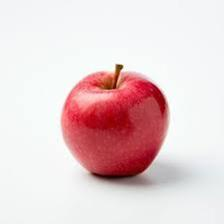
#> input picture Minggu XI/Tugas AnalisisBentuk/dataset/apple/apple_1.jpg, 224 x 224 px; its folder holds only this picture in this run
$ python 'Analisis Bentuk.py'
#> lines starting #> are read from the running program, lines starting #| are printed output that depends on the picture; after the words box and inside, x2 and y2 are one past the last pixel; in counts of white or black regions, pixels touching at a corner belong together
import os
import cv2
import numpy as np
import matplotlib.pyplot as plt
from sklearn.preprocessing import StandardScaler
from sklearn.model_selection import train_test_split
from sklearn.neighbors import KNeighborsClassifier
from sklearn.metrics import accuracy_score, classification_report, confusion_matrix

# --- 1. FUNGSI EKSTRAKSI ---

def get_chain_code(contour, directions=8):
    """Implementasi Chain Codes 4/8-directional & Normalisasi First Difference"""
    lookup8 = {(1, 0): 0, (1, -1): 1, (0, -1): 2, (-1, -1): 3,
               (-1, 0): 4, (-1, 1): 5, (0, 1): 6, (1, 1): 7}
    lookup4 = {(1, 0): 0, (0, -1): 1, (-1, 0): 2, (0, 1): 3}

    lookup = lookup8 if directions == 8 else lookup4
    chain_code = []

    for i in range(len(contour) - 1):
        delta = tuple(contour[i+1][0] - contour[i][0])
        if delta in lookup:
            chain_code.append(lookup[delta])

    if not chain_code: return [0]
    # Normalisasi (First Difference) untuk Rotational Invariance
    first_diff = [(chain_code[i] - chain_code[i-1]) % directions for i in range(len(chain_code))]
    return first_diff

def extract_fourier_descriptors(contour, num_descriptors=20):
    contour_complex = contour[:, 0, 0] + 1j * contour[:, 0, 1]
    fft_res = np.fft.fft(contour_complex)
    magnitudes = np.abs(fft_res)
    if len(magnitudes) > 1 and magnitudes[1] != 0:
        normalized_fd = magnitudes / magnitudes[1]
    else:
        normalized_fd = magnitudes
    return normalized_fd[1:num_descriptors+1], fft_res

def reconstruct_fourier(fft_res, num_descriptors):
    fft_copy = np.zeros_like(fft_res)
    fft_copy[:num_descriptors] = fft_res[:num_descriptors]
    fft_copy[-num_descriptors:] = fft_res[-num_descriptors:]
    reconstructed_complex = np.fft.ifft(fft_copy)
    reconstructed_contour = np.zeros((len(reconstructed_complex), 1, 2), dtype=np.int32)
    reconstructed_contour[:, 0, 0] = reconstructed_complex.real
    reconstructed_contour[:, 0, 1] = reconstructed_complex.imag
    return reconstructed_contour

# --- 2. MAIN ---

DATASET_DIR = "dataset"
CATEGORIES = ["apple", "banana", "orange"]
data_features = []
data_labels = []
viz_storage = {cat: [] for cat in CATEGORIES}

print("Sedang mengekstraksi fitur dan menyiapkan visualisasi...")

for label_idx, category in enumerate(CATEGORIES):
    folder_path = os.path.join(DATASET_DIR, category)
    if not os.path.exists(folder_path): continue

    files = sorted([f for f in os.listdir(folder_path) if f.endswith(('.jpg', '.png'))])

    for i, filename in enumerate(files):
        img = cv2.imread(os.path.join(folder_path, filename))
#> img is the input picture: shape (224, 224, 3); mean B, G, R 211.2, 209.6, 231.3
        if img is None: continue

        # Preprocessing
        gray = cv2.cvtColor(img, cv2.COLOR_BGR2GRAY)
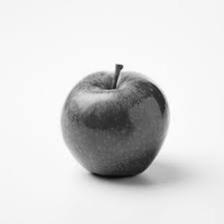
#> gray: shape (224, 224); min 10, max 255, mean 216.3
        _, thresh = cv2.threshold(gray, 0, 255, cv2.THRESH_BINARY_INV + cv2.THRESH_OTSU)
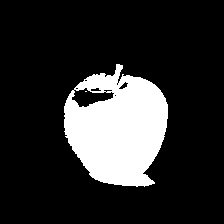
#> thresh: shape (224, 224); 17.6% white; 2 white regions (1 under 20 px)
        contours, _ = cv2.findContours(thresh, cv2.RETR_EXTERNAL, cv2.CHAIN_APPROX_NONE)
#> contours = 1 contour; box (x1, y1, x2, y2) and area: (64, 64, 168, 187) 9133
        if not contours: continue
        c = max(contours, key=cv2.contourArea)
#> c = contour of 384 points, box (x1, y1, x2, y2) (64, 64, 168, 187), area 9133

        # Fitur-fitur
        area = cv2.contourArea(c)
#> area = 9133
        solidity = area / cv2.contourArea(cv2.convexHull(c))
#> solidity = 0.935
        w, h = cv2.boundingRect(c)[2:]
#> w = 104; h = 123
        aspect_ratio = w/h
#> aspect_ratio = 0.846
        extent = area/(w*h)
#> extent = 0.714

        M = cv2.moments(c)
#> M = moments, m00 9133, centre m10/m00, m01/m00 = (116.1, 126.5)
        hu = cv2.HuMoments(M).flatten()
#> hu = [0.163, 0.000403, 0.00016, 1.29e-06, 7.82e-12, 2.08e-08, 1.68e-11]
        hu_log = -np.sign(hu) * np.log10(np.abs(hu) + 1e-10)
#> hu_log = [0.787, 3.39, 3.8, 5.89, 9.97, 7.68, 9.93]

        fd, fft_res = extract_fourier_descriptors(c, 20)
#> in extract_fourier_descriptors, `magnitudes = np.abs(fft_res)`: magnitudes = 384 values, max 65346.8 at index 0, min 0.209 at index 298, mean 267.6
#> in extract_fourier_descriptors, `normalized_fd = magnitudes / magnitudes[1]`: normalized_fd = 384 values, max 29.03 at index 0, min 9.29e-05 at index 298, mean 0.119
#> fd = 20 values, max 1 at index 0, min 0.0103 at index 14, mean 0.152

        # Simpan Fitur untuk k-NN
        data_features.append([solidity, aspect_ratio, extent, hu_log[0], fd[0], fd[1]])
        data_labels.append(label_idx)

        print(f"{category.upper()} | {filename} | Area: {int(area)} | Sol: {solidity:.3f} | AR: {aspect_ratio:.2f} | Hu1: {hu_log[0]:.4f}")
#| APPLE | apple_1.jpg | Area: 9133 | Sol: 0.935 | AR: 0.85 | Hu1: 0.7867

        # Simpan data untuk Visualisasi Grid
        img_rgb = cv2.cvtColor(img, cv2.COLOR_BGR2RGB)
        cv2.drawContours(img_rgb, [c], -1, (255, 0, 0), 2)
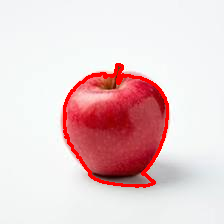
#> img_rgb: shape (224, 224, 3); mean R, G, B 232.8, 205.7, 207.4
        viz_storage[category].append((img_rgb, area, solidity, fft_res, c))
#> pass 2 of the loop `for label_idx, category in enumerate(CATEGORIES):`:
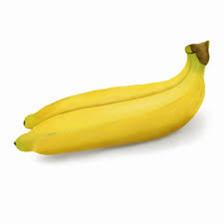
#> input picture Minggu XI/Tugas AnalisisBentuk/dataset/banana/banana_1.jpg, 224 x 224 px
#> img is the input picture: shape (224, 224, 3); mean B, G, R 209.1, 238.4, 244.4
#> `_, thresh = cv2.threshold(gray, 0, 255, cv2.THRESH_BINARY_INV + cv2.TH..`:
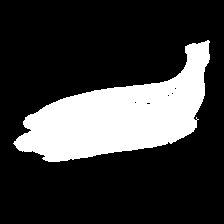
#> thresh: shape (224, 224); 23% white; 1 white region
#> contours = 1 contour; box (x1, y1, x2, y2) and area: (13, 40, 210, 162) 11267
#> c = contour of 530 points, box (x1, y1, x2, y2) (13, 40, 210, 162), area 11267
#> area = 11267
#> solidity = 0.831
#> w = 197; h = 122
#> aspect_ratio = 1.61
#> extent = 0.469
#> M = moments, m00 11267, centre m10/m00, m01/m00 = (119.5, 115.7)
#> hu = [0.288, 0.0498, 0.00194, 0.00024, -6.49e-09, -3.57e-05, 1.64e-07]
#> hu_log = [0.541, 1.3, 2.71, 3.62, -8.18, -4.45, 6.78]
#> fd = 20 values, max 1 at index 0, min 0.00463 at index 15, mean 0.0854
#| BANANA | banana_1.jpg | Area: 11267 | Sol: 0.831 | AR: 1.61 | Hu1: 0.5406
#> `cv2.drawContours(img_rgb, [c], -1, (255, 0, 0), 2)`:
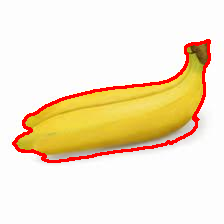
#> img_rgb: shape (224, 224, 3); mean R, G, B 245.7, 230.5, 203.5

# --- 3. VISUALISASI ---

for category in CATEGORIES:
    samples = viz_storage[category]
    fig, axs = plt.subplots(3, 3, figsize=(12, 12))
    fig.suptitle(f"GRID DATASET: {category.upper()}", fontsize=16, fontweight='bold')
    axs = axs.flatten()
    for idx, (img_v, a, s, _, _) in enumerate(samples[:9]):
        axs[idx].imshow(img_v)
        axs[idx].set_title(f"Sampel Ke-{idx+1}\n")
        axs[idx].axis('off')
    plt.tight_layout(rect=[0, 0.03, 1, 0.95])
    plt.show()

# --- 4. ANALISIS DETAIL ---

print("\n--- ANALISIS DETAIL REPRESENTASI BATAS & FOURIER ---")
for category in CATEGORIES:
#> (the run stopped early here; a loop or call above may not have finished)
